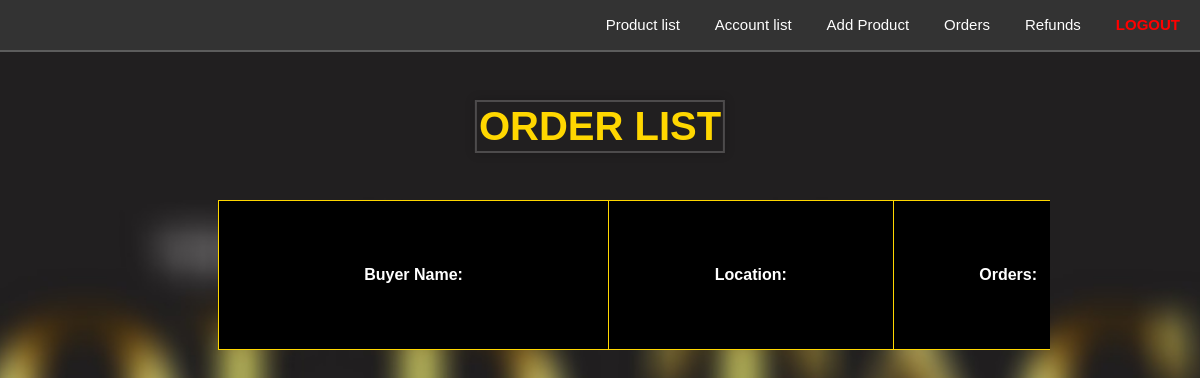
Page /orders.php on the earlier database version.
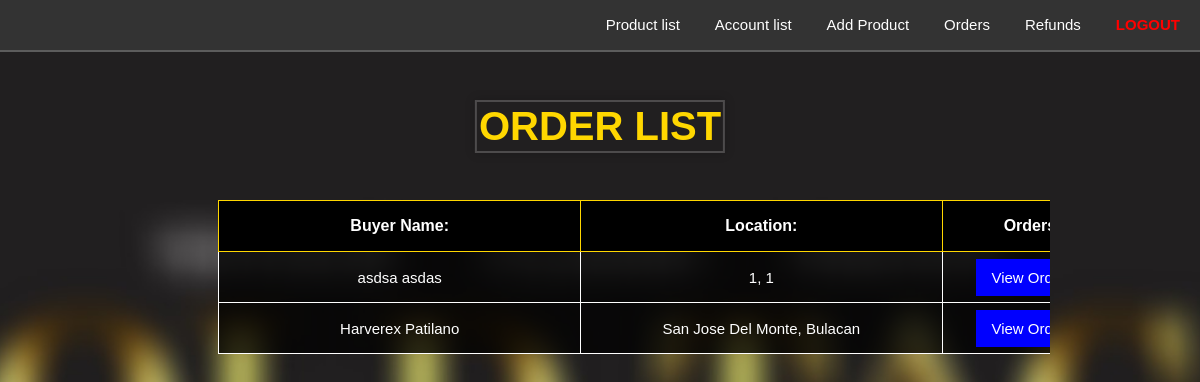
Same page on the later database version.
### tables this page shows
CREATE TABLE `pending` (
  `id` int(11) NOT NULL,
  `name` varchar(255) NOT NULL,
  `product_id` varchar(255) NOT NULL,
  `buyer_name` varchar(255) NOT NULL,
  `email` varchar(255) NOT NULL,
  `product_amount` int(255) NOT NULL,
  `quantity` int(255) NOT NULL,
  `product_size` varchar(255) NOT NULL,
  `total_price` int(255) NOT NULL,
  `address` varchar(255) NOT NULL,
  `baranggay` varchar(255) NOT NULL,
  `city` varchar(255) NOT NULL,
  `province` varchar(255) NOT NULL,
  `zip_code` int(255) NOT NULL,
  `image` varchar(255) NOT NULL,
  `contact_number` bigint(20) DEFAULT NULL,
  `time_stamp` timestamp NOT NULL DEFAULT current_timestamp(),
  `item_uid` varchar(255) NOT NULL
);

### orders.php (the view, shortened to what this page needs)
<?php
require_once("connection.php");
$sql = "SELECT * FROM pending";
$result = mysqli_query($conn,$sql);
?>
<!DOCTYPE html>
<html lang="en">
<head>
    <link rel="stylesheet" href="orders.css">
</head>
<body>
    <header>
        <h1>ORDER LIST</h1>
            <nav>
                <li><a href="adminpage.php">Product list </a></li>
                <li><a href="usersAccount.php">Account list</a></li>
                <li><a href="adminproductadd.php">Add Product</a></li>
                <li><a href="orders.php">Orders</a></li>
                <li><a href="#">Refunds</a></li>
                <li><a href="#" id="logoutBtn">LOGOUT</a></li>
            </nav>
    </header>
    <div class="scroll">
        <table>
            <tr>
                <th>Buyer Name:</th>
                <th>Location:</th>
                <th>Orders:</th>
            </tr>
            <?php
                while($row = mysqli_fetch_assoc($result)){
            ?>
            <tr>
                <td><?php echo $row['buyer_name'] ?></td>
                <td><?php echo $row['city'] ?>, <?php echo $row['province'] ?></td>
                <td class="link"><a href="customer_order.php?id=<?php echo $row['id'] ?>&name=<?php echo urlencode($row['name']) ?>&product_price=<?php echo $row['product_price'] ?>&quantity=<?php echo $row['quantity'] ?>&product_size=<?php echo $row['product_size'] ?>&address=<?php echo $row['address'] ?>&baranggay=<?php echo $row['baranggay'] ?>&city=<?php echo $row['city'] ?>&province=<?php echo $row['province'] ?>&zip_code=<?php echo $row['zip_code'] ?>&image=<?php echo $row['image'] ?>&contact_number=<?php echo $row['contact_number'] ?>&buyer_name=<?php echo $row['buyer_name'] ?>&time_stamp=<?php echo $row['time_stamp'] ?>&email=<?php echo $row['email'] ?>&product_id=<?php echo $row['product_id'] ?>">View Orders</a></td>
            </tr>
            <?php
                }
            ?>
        </table>
    </div>
</body>
</html>

Differences in the rows shown:
added pending: buyer_name "asdsa asdas", city "1", province "1"
added pending: buyer_name "Harverex Patilano", city "San Jose Del Monte", province "Bulacan"
